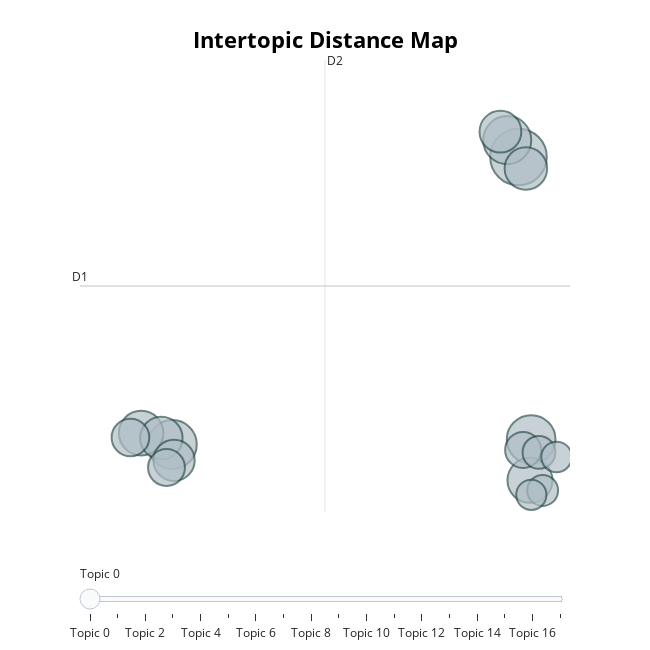

The notebook cell this image was saved under:
### Code cell
# cool viz
topic_model.visualize_topics()

### Figure 1 — Plotly figure (JSON) as saved in the notebook; plotly's stock layout.template omitted (floating-point values rounded to 4 significant figures)
{"data": [{"customdata": [[0, "federal | grade | level | equivalent | service", 158], [1, "resume | describe | transcripts | based | must", 118], [2, "security | information | methods | it | sensitive", 117], [3, "detail | attention | competencies | four | conscientious", 114], [4, "vulnerabilities | vulnerability | risk | assessments | tools", 100], [5, "position | duties | perform | successfully | abilities", 98], [6, " |  |  |  | ", 92], [7, "degree | hours | graduate | science | education", 89], [8, "specific | in | requirements | qualify | order", 89], [9, "products | services | organizations | individuals | customers", 86], [10, "credit | receive | qualifying | including | volunteer", 84], [11, "opm | office | found | www | ineligible", 70], [12, "paid | volunteer | refers | done | unpaid", 67], [13, "security | accreditation | systems | methods | principles", 64], [14, "network | operating | ics | etc | systems", 53], [15, "security | incidents | cyber | incident | remediation", 47], [16, "privacy | information | data | systems | cybersecurity", 46], [17, "spiritual | religious | philanthropic | social | student", 45]], "hovertemplate": "<b>Topic %{customdata[0]}</b><br>Words: %{customdata[1]}<br>Size: %{customdata[2]}", "legendgroup": "", "marker": {"color": "#B0BEC5", "line": {"color": "DarkSlateGrey", "width": 2}, "size": [158, 118, 117, 114, 100, 98, 92, 89, 89, 86, 84, 70, 67, 64, 53, 47, 46, 45], "sizemode": "area", "sizeref": 0.09875, "symbol": "circle"}, "mode": "markers", "name": "", "orientation": "v", "showlegend": false, "type": "scatter", "x": [1.629, -9.304, 2.028, 1.274, 1.991, -10.29, null, 1.862, -9.65, 1.059, -9.249, -10.62, -9.487, 1.776, 2.275, 2.391, 2.831, 2.034], "xaxis": "x", "y": [12.93, 4.714, 4.857, 13.41, 3.692, 5.04, null, 12.6, 4.898, 13.66, 4.263, 4.915, 4.058, 4.561, 4.488, 3.4, 4.36, 3.277], "yaxis": "y"}], "layout": {"annotations": [{"showarrow": false, "text": "D1", "x": -12.22, "y": 9.244, "yshift": 10}, {"showarrow": false, "text": "D2", "x": -4.482, "xshift": 10, "y": 15.7}], "height": 650, "hoverlabel": {"bgcolor": "white", "font": {"family": "Rockwell", "size": 16}}, "legend": {"itemsizing": "constant", "tracegroupgap": 0}, "margin": {"t": 60}, "shapes": [{"line": {"color": "#CFD8DC", "width": 2}, "type": "line", "x0": -4.482, "x1": -4.482, "y0": 2.785, "y1": 15.7}, {"line": {"color": "#9E9E9E", "width": 2}, "type": "line", "x0": -12.22, "x1": 3.255, "y0": 9.244, "y1": 9.244}], "sliders": [{"active": 0, "pad": {"t": 50}, "steps": [{"args": [{"marker.color": [["red", "#B0BEC5", "#B0BEC5", "#B0BEC5", "#B0BEC5", "#B0BEC5", "#B0BEC5", "#B0BEC5", "#B0BEC5", "#B0BEC5", "#B0BEC5", "#B0BEC5", "#B0BEC5", "#B0BEC5", "#B0BEC5", "#B0BEC5", "#B0BEC5", "#B0BEC5"]]}], "label": "Topic 0", "method": "update"}, {"args": [{"marker.color": [["#B0BEC5", "red", "#B0BEC5", "#B0BEC5", "#B0BEC5", "#B0BEC5", "#B0BEC5", "#B0BEC5", "#B0BEC5", "#B0BEC5", "#B0BEC5", "#B0BEC5", "#B0BEC5", "#B0BEC5", "#B0BEC5", "#B0BEC5", "#B0BEC5", "#B0BEC5"]]}], "label": "Topic 1", "method": "update"}, {"args": [{"marker.color": [["#B0BEC5", "#B0BEC5", "red", "#B0BEC5", "#B0BEC5", "#B0BEC5", "#B0BEC5", "#B0BEC5", "#B0BEC5", "#B0BEC5", "#B0BEC5", "#B0BEC5", "#B0BEC5", "#B0BEC5", "#B0BEC5", "#B0BEC5", "#B0BEC5", "#B0BEC5"]]}], "label": "Topic 2", "method": "update"}, {"args": [{"marker.color": [["#B0BEC5", "#B0BEC5", "#B0BEC5", "red", "#B0BEC5", "#B0BEC5", "#B0BEC5", "#B0BEC5", "#B0BEC5", "#B0BEC5", "#B0BEC5", "#B0BEC5", "#B0BEC5", "#B0BEC5", "#B0BEC5", "#B0BEC5", "#B0BEC5", "#B0BEC5"]]}], "label": "Topic 3", "method": "update"}, {"args": [{"marker.color": [["#B0BEC5", "#B0BEC5", "#B0BEC5", "#B0BEC5", "red", "#B0BEC5", "#B0BEC5", "#B0BEC5", "#B0BEC5", "#B0BEC5", "#B0BEC5", "#B0BEC5", "#B0BEC5", "#B0BEC5", "#B0BEC5", "#B0BEC5", "#B0BEC5", "#B0BEC5"]]}], "label": "Topic 4", "method": "update"}, {"args": [{"marker.color": [["#B0BEC5", "#B0BEC5", "#B0BEC5", "#B0BEC5", "#B0BEC5", "red", "#B0BEC5", "#B0BEC5", "#B0BEC5", "#B0BEC5", "#B0BEC5", "#B0BEC5", "#B0BEC5", "#B0BEC5", "#B0BEC5", "#B0BEC5", "#B0BEC5", "#B0BEC5"]]}], "label": "Topic 5", "method": "update"}, {"args": [{"marker.color": [["#B0BEC5", "#B0BEC5", "#B0BEC5", "#B0BEC5", "#B0BEC5", "#B0BEC5", "red", "#B0BEC5", "#B0BEC5", "#B0BEC5", "#B0BEC5", "#B0BEC5", "#B0BEC5", "#B0BEC5", "#B0BEC5", "#B0BEC5", "#B0BEC5", "#B0BEC5"]]}], "label": "Topic 6", "method": "update"}, {"args": [{"marker.color": [["#B0BEC5", "#B0BEC5", "#B0BEC5", "#B0BEC5", "#B0BEC5", "#B0BEC5", "#B0BEC5", "red", "#B0BEC5", "#B0BEC5", "#B0BEC5", "#B0BEC5", "#B0BEC5", "#B0BEC5", "#B0BEC5", "#B0BEC5", "#B0BEC5", "#B0BEC5"]]}], "label": "Topic 7", "method": "update"}, {"args": [{"marker.color": [["#B0BEC5", "#B0BEC5", "#B0BEC5", "#B0BEC5", "#B0BEC5", "#B0BEC5", "#B0BEC5", "#B0BEC5", "red", "#B0BEC5", "#B0BEC5", "#B0BEC5", "#B0BEC5", "#B0BEC5", "#B0BEC5", "#B0BEC5", "#B0BEC5", "#B0BEC5"]]}], "label": "Topic 8", "method": "update"}, {"args": [{"marker.color": [["#B0BEC5", "#B0BEC5", "#B0BEC5", "#B0BEC5", "#B0BEC5", "#B0BEC5", "#B0BEC5", "#B0BEC5", "#B0BEC5", "red", "#B0BEC5", "#B0BEC5", "#B0BEC5", "#B0BEC5", "#B0BEC5", "#B0BEC5", "#B0BEC5", "#B0BEC5"]]}], "label": "Topic 9", "method": "update"}, {"args": [{"marker.color": [["#B0BEC5", "#B0BEC5", "#B0BEC5", "#B0BEC5", "#B0BEC5", "#B0BEC5", "#B0BEC5", "#B0BEC5", "#B0BEC5", "#B0BEC5", "red", "#B0BEC5", "#B0BEC5", "#B0BEC5", "#B0BEC5", "#B0BEC5", "#B0BEC5", "#B0BEC5"]]}], "label": "Topic 10", "method": "update"}, {"args": [{"marker.color": [["#B0BEC5", "#B0BEC5", "#B0BEC5", "#B0BEC5", "#B0BEC5", "#B0BEC5", "#B0BEC5", "#B0BEC5", "#B0BEC5", "#B0BEC5", "#B0BEC5", "red", "#B0BEC5", "#B0BEC5", "#B0BEC5", "#B0BEC5", "#B0BEC5", "#B0BEC5"]]}], "label": "Topic 11", "method": "update"}, {"args": [{"marker.color": [["#B0BEC5", "#B0BEC5", "#B0BEC5", "#B0BEC5", "#B0BEC5", "#B0BEC5", "#B0BEC5", "#B0BEC5", "#B0BEC5", "#B0BEC5", "#B0BEC5", "#B0BEC5", "red", "#B0BEC5", "#B0BEC5", "#B0BEC5", "#B0BEC5", "#B0BEC5"]]}], "label": "Topic 12", "method": "update"}, {"args": [{"marker.color": [["#B0BEC5", "#B0BEC5", "#B0BEC5", "#B0BEC5", "#B0BEC5", "#B0BEC5", "#B0BEC5", "#B0BEC5", "#B0BEC5", "#B0BEC5", "#B0BEC5", "#B0BEC5", "#B0BEC5", "red", "#B0BEC5", "#B0BEC5", "#B0BEC5", "#B0BEC5"]]}], "label": "Topic 13", "method": "update"}, {"args": [{"marker.color": [["#B0BEC5", "#B0BEC5", "#B0BEC5", "#B0BEC5", "#B0BEC5", "#B0BEC5", "#B0BEC5", "#B0BEC5", "#B0BEC5", "#B0BEC5", "#B0BEC5", "#B0BEC5", "#B0BEC5", "#B0BEC5", "red", "#B0BEC5", "#B0BEC5", "#B0BEC5"]]}], "label": "Topic 14", "method": "update"}, {"args": [{"marker.color": [["#B0BEC5", "#B0BEC5", "#B0BEC5", "#B0BEC5", "#B0BEC5", "#B0BEC5", "#B0BEC5", "#B0BEC5", "#B0BEC5", "#B0BEC5", "#B0BEC5", "#B0BEC5", "#B0BEC5", "#B0BEC5", "#B0BEC5", "red", "#B0BEC5", "#B0BEC5"]]}], "label": "Topic 15", "method": "update"}, {"args": [{"marker.color": [["#B0BEC5", "#B0BEC5", "#B0BEC5", "#B0BEC5", "#B0BEC5", "#B0BEC5", "#B0BEC5", "#B0BEC5", "#B0BEC5", "#B0BEC5", "#B0BEC5", "#B0BEC5", "#B0BEC5", "#B0BEC5", "#B0BEC5", "#B0BEC5", "red", "#B0BEC5"]]}], "label": "Topic 16", "method": "update"}, {"args": [{"marker.color": [["#B0BEC5", "#B0BEC5", "#B0BEC5", "#B0BEC5", "#B0BEC5", "#B0BEC5", "#B0BEC5", "#B0BEC5", "#B0BEC5", "#B0BEC5", "#B0BEC5", "#B0BEC5", "#B0BEC5", "#B0BEC5", "#B0BEC5", "#B0BEC5", "#B0BEC5", "red"]]}], "label": "Topic 17", "method": "update"}]}], "title": {"font": {"color": "Black", "size": 22}, "text": "<b>Intertopic Distance Map", "x": 0.5, "xanchor": "center", "y": 0.95, "yanchor": "top"}, "width": 650, "xaxis": {"anchor": "y", "domain": [0, 1], "range": [-12.22, 3.255], "title": {"text": ""}, "visible": false}, "yaxis": {"anchor": "x", "domain": [0, 1], "range": [2.785, 15.7], "title": {"text": ""}, "visible": false}}}
